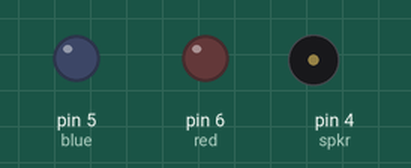
A sketch run on a simulated Arduino Uno, built with avr-gcc and run on an emulated ATmega328P. Parts: output pins drawn as LEDs (lit = HIGH), buzzer (waves = sounding). What the sketch prints to the serial monitor is not drawn.

Above: at 0.15 s.
Timing chart, 0 to 1.6 s (numbered marks = the images above):
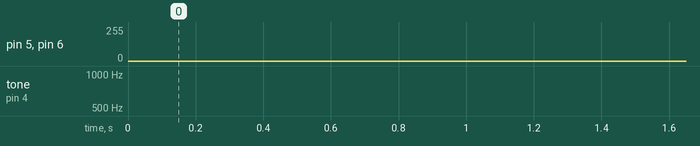

The sketch:

WOOP_WOOP.ino
```cpp
int red, blue, spkr, redLevel, blueLevel, incRed, incBlue, incSpkr, spkrVal;
bool runSpkr = true;

void setup() {
  Serial.begin(9600);
  red = 6;
  blue = 5;
  spkr = 4;
  redLevel = 5;
  blueLevel = 255;
  incRed = 5;
  incBlue = -5;
  spkrVal = 500;
}

void loop() {

  //LIGHT AREA

  if (redLevel <= 0)
    incRed = 5;
  else if (redLevel >= 255)
    incRed = -5;
  if (blueLevel <= 0)
    incBlue = 5;
  else if (blueLevel >= 255)
    incBlue = -5;
  redLevel += incRed;
  blueLevel += incBlue;
  analogWrite (red, redLevel);
  analogWrite (blue, blueLevel);

  //SPEAKER AREA

  if (spkrVal <= 500)
    incSpkr = 5;
  else if (spkrVal >= 1000)
    incSpkr = -5;
  spkrVal += incSpkr;
  Serial.println(spkrVal);
  tone (spkr, spkrVal, 50);

  delay(3);
}
```
